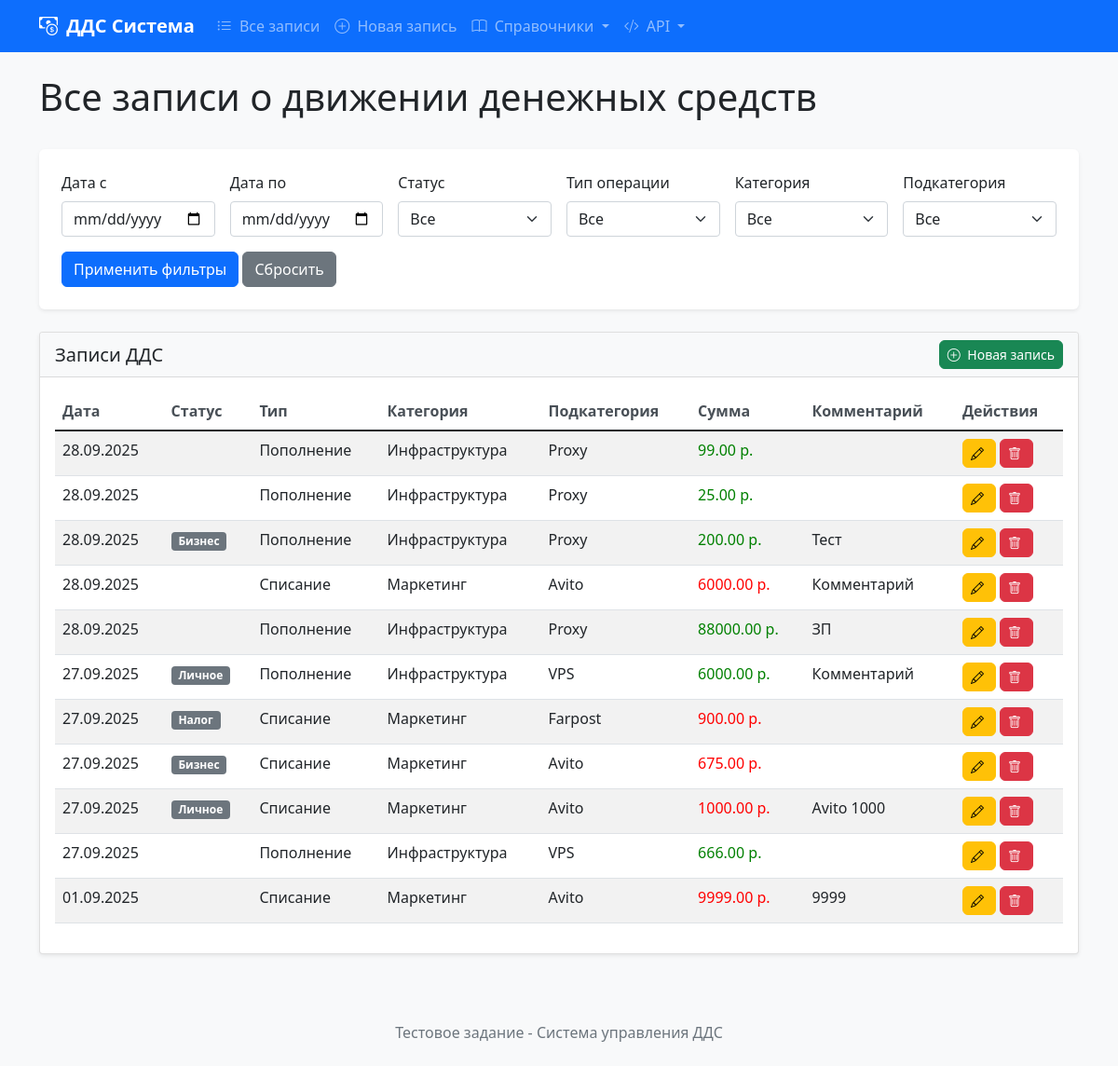
Before: / with the older database file.
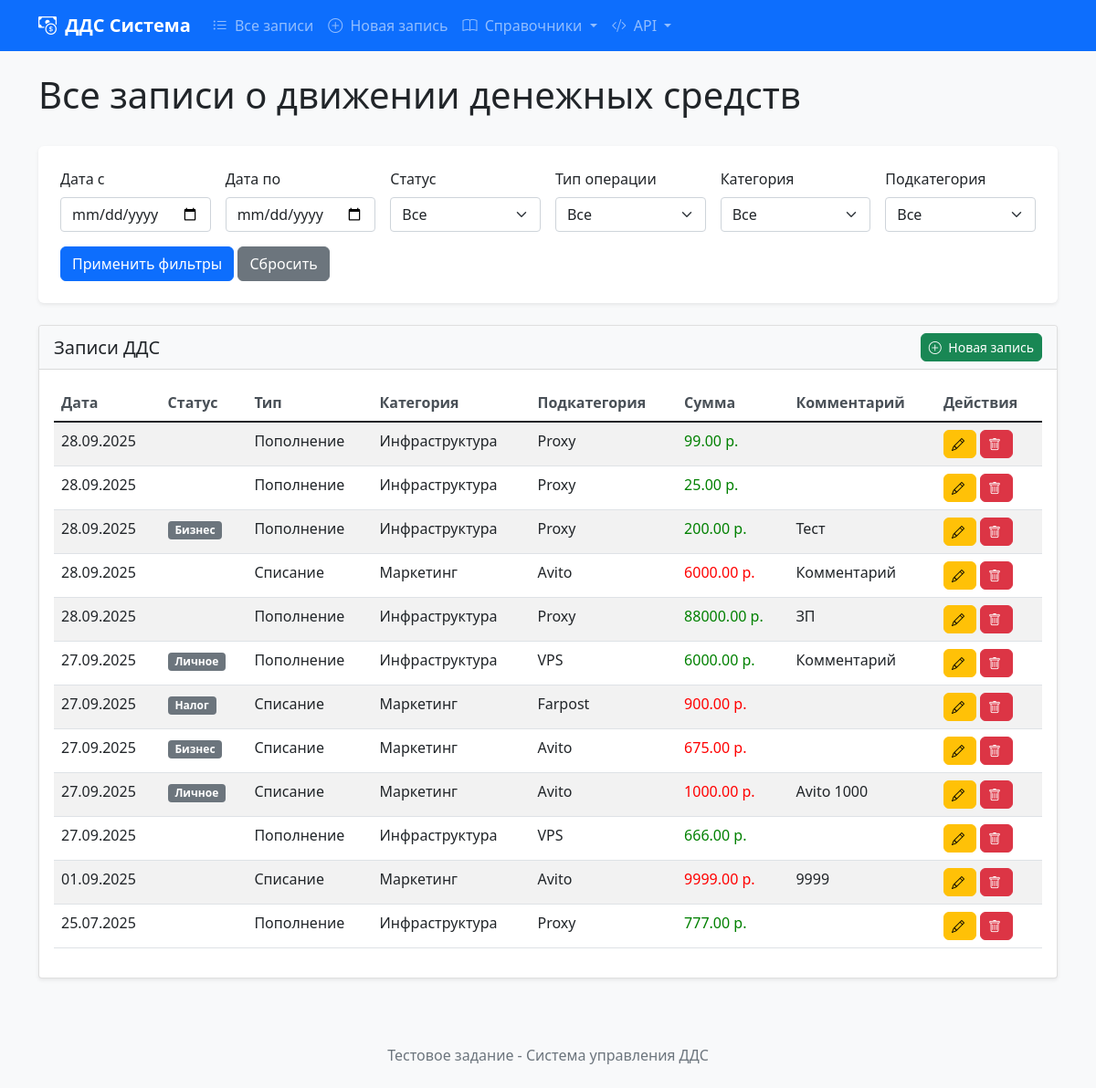
After: the same page with the newer database file.
### web/models.py (models this page shows, shortened)
class CashFlowRecord(models.Model):
    created_date = models.DateField(
        default=timezone.now,
        verbose_name="Дата создания записи",
        help_text="Заполняется автоматически, но может быть изменена вручную"
    )
    status = models.ForeignKey(
        Status,
        on_delete=models.PROTECT,
        verbose_name="Статус",
        blank=True,
        null=True,
        default=None
    )
    transaction_type = models.ForeignKey(
        TransactionType,
        on_delete=models.PROTECT,
        verbose_name="Тип операции"
    )
    category = models.ForeignKey(
        Category,
        on_delete=models.PROTECT,
        verbose_name="Категория"
    )
    subcategory = models.ForeignKey(
        Subcategory,
        on_delete=models.PROTECT,
        verbose_name="Подкатегория"
    )
    amount = models.DecimalField(
        max_digits=12,
        decimal_places=2,
        validators=[MinValueValidator(0)],
        verbose_name="Сумма",
        help_text="Количество средств в рублях"
    )
    comment = models.TextField(
        blank=True,
        null=True,
        verbose_name="Комментарий",
        help_text="Комментарий к записи в свободной форме (необязательное поле)"
    )
    class Meta:
        verbose_name = "Запись ДДС"
        verbose_name_plural = "Записи ДДС"
        ordering = ['-created_date']
        indexes = [
            models.Index(fields=['created_date']),
            models.Index(fields=['status']),
            models.Index(fields=['transaction_type']),
            models.Index(fields=['category', 'subcategory']),
        ]

class TransactionType(models.Model):
    name = models.CharField(
        max_length=100,
        unique=True,
        verbose_name="Тип операции"
    )
    class Meta:
        verbose_name = "Тип операции"
        verbose_name_plural = "Типы операций"
        ordering = ['name']

class Category(models.Model):
    transaction_type = models.ForeignKey(
        TransactionType,
        on_delete=models.CASCADE,
        related_name='categories',
        verbose_name="Тип операции"
    )
    name = models.CharField(
        max_length=100,
        verbose_name="Название категории"
    )
    class Meta:
        verbose_name = "Категория"
        verbose_name_plural = "Категории"
        ordering = ['transaction_type', 'name']
        constraints = [
            models.UniqueConstraint(
                fields=['transaction_type', 'name'],
                name='unique_category_per_type'
            )
        ]

class Subcategory(models.Model):
    category = models.ForeignKey(
        Category,
        on_delete=models.CASCADE,
        related_name='subcategories',
        verbose_name="Категория"
    )
    name = models.CharField(
        max_length=100,
        verbose_name="Название подкатегории"
    )
    class Meta:
        verbose_name = "Подкатегория"
        verbose_name_plural = "Подкатегории"
        ordering = ['category', 'name']
        constraints = [
            models.UniqueConstraint(
                fields=['category', 'name'],
                name='unique_subcategory_per_category'
            )
        ]

class Status(models.Model):
    name = models.CharField(
        max_length=100,
        unique=True,
        verbose_name="Название статуса"
    )
    class Meta:
        verbose_name = "Статус"
        verbose_name_plural = "Статусы"
        ordering = ['name']

### web/views/views.py (the view)
# urls.py: path('', views.CashFlowRecordListView.as_view(), name='index'),
class CashFlowRecordListView(ListView):
    model = CashFlowRecord
    template_name = 'cash_flow/record_list.html'
    context_object_name = 'records'
    paginate_by = 20
    def get_queryset(self):
        queryset = super().get_queryset().select_related(
            'status', 'transaction_type', 'category', 'subcategory'
        )
        status = self.request.GET.get('status')
        transaction_type = self.request.GET.get('transaction_type')
        category = self.request.GET.get('category')
        subcategory = self.request.GET.get('subcategory')
        date_from = self.request.GET.get('date_from')
        date_to = self.request.GET.get('date_to')
        if status:
            queryset = queryset.filter(status_id=status)
        if transaction_type:
            queryset = queryset.filter(transaction_type_id=transaction_type)
        if category:
            queryset = queryset.filter(category_id=category)
        if subcategory:
            queryset = queryset.filter(subcategory_id=subcategory)
        if date_from:
            date_from = datetime.strptime(date_from, '%Y-%m-%d').date()
            queryset = queryset.filter(created_date__gte=date_from)
        if date_to:
            date_to = datetime.strptime(date_to, '%Y-%m-%d').date()
            queryset = queryset.filter(created_date__lte=date_to)
        return queryset
    def get_context_data(self, **kwargs):
        context = super().get_context_data(**kwargs)
        context['statuses'] = Status.objects.all()
        context['transaction_types'] = TransactionType.objects.all()
        context['categories'] = Category.objects.all()
        context['subcategories'] = Subcategory.objects.all()
        context['current_filters'] = {
            'status': self.request.GET.get('status', ''),
            'transaction_type': self.request.GET.get('transaction_type', ''),
            'category': self.request.GET.get('category', ''),
            'subcategory': self.request.GET.get('subcategory', ''),
            'date_from': self.request.GET.get('date_from', ''),
            'date_to': self.request.GET.get('date_to', ''),
        }
        return context

### templates/cash_flow/record_list.html (shortened to what this page needs)
{% extends 'base.html' %}
{% load static %}
{% block page_title %}Все записи о движении денежных средств{% endblock %}
{% block content %}
<div class="filter-section">
    <form method="get" id="filter-form">
        <div class="row g-3">
            <div class="col-md-2">
                <label for="id_date_from" class="form-label">Дата с</label>
                <input type="date" class="form-control" id="id_date_from" name="date_from" value="{{ current_filters.date_from }}">
            </div>
            <div class="col-md-2">
                <label for="id_date_to" class="form-label">Дата по</label>
                <input type="date" class="form-control" id="id_date_to" name="date_to" value="{{ current_filters.date_to }}">
            </div>
            <div class="col-md-2">
                <label for="id_status" class="form-label">Статус</label>
                <select class="form-select" id="id_status" name="status">
                    <option value="">Все</option>
                </select>
            </div>
            <div class="col-md-2">
                <label for="id_transaction_type" class="form-label">Тип операции</label>
                <select class="form-select" id="id_transaction_type" name="transaction_type">
                    <option value="">Все</option>
                </select>
            </div>
            <div class="col-md-2">
                <label for="id_category" class="form-label">Категория</label>
                <select class="form-select" id="id_category" name="category">
                    <option value="">Все</option>
                </select>
            </div>
            <div class="col-md-2">
                <label for="id_subcategory" class="form-label">Подкатегория</label>
                <select class="form-select" id="id_subcategory" name="subcategory">
                    <option value="">Все</option>
                </select>
            </div>
        </div>
        <div class="row mt-3">
            <div class="col">
                <button type="submit" class="btn btn-primary">Применить фильтры</button>
                <button type="button" class="btn btn-secondary" onclick="resetFilters()">Сбросить</button>
            </div>
        </div>
    </form>
</div>
<div class="card">
    <div class="card-header d-flex justify-content-between align-items-center">
        <h5 class="mb-0">Записи ДДС</h5>
        <a href="{% url 'cash_flow:record_create' %}" class="btn btn-success btn-sm">
            <i class="bi bi-plus-circle"></i> Новая запись
        </a>
    </div>
    <div class="card-body">
        <div class="table-responsive">
            <table class="table table-striped table-hover">
                <thead>
                    <tr>
                        <th>Дата</th>
                        <th>Статус</th>
                        <th>Тип</th>
                        <th>Категория</th>
                        <th>Подкатегория</th>
                        <th>Сумма</th>
                        <th>Комментарий</th>
                        <th>Действия</th>
                    </tr>
                </thead>
                <tbody>
                    {% for record in records %}
                    <tr>
                        <td>{{ record.created_date|date:"d.m.Y" }}</td>
                        <td><span class="badge bg-secondary">{{ record.status.name }}</span></td>
                        <td>{{ record.transaction_type.name }}</td>
                        <td>{{ record.category.name }}</td>
                        <td>{{ record.subcategory.name }}</td>
                        <td class="{% if record.transaction_type.name|lower == 'пополнение' %}amount-positive{% else %}amount-negative{% endif %}">
                            {{ record.amount }} р.
                        </td>
                        <td>{{ record.comment|default:""|truncatewords:5 }}</td>
                        <td>
                            <a href="{% url 'cash_flow:record_edit' record.pk %}" class="btn btn-warning btn-sm" title="Редактировать">
                                <i class="bi bi-pencil"></i>
                            </a>
                            <a href="{% url 'cash_flow:record_delete' record.pk %}" class="btn btn-danger btn-sm confirm-delete" title="Удалить">
                                <i class="bi bi-trash"></i>
                            </a>
                        </td>
                    </tr>
                    {% empty %}
                    <tr>
                        <td colspan="8" class="text-center">Нет записей</td>
                    </tr>
                    {% endfor %}
                </tbody>
            </table>
        </div>
    </div>
</div>
{% endblock %}

### templates/base.html (shortened to what this page needs)
<!DOCTYPE html>
{% load static %}
<html lang="ru">
<head>
    <link href="https://cdn.jsdelivr.net/npm/bootstrap@5.1.3/dist/css/bootstrap.min.css" rel="stylesheet">
    <link rel="stylesheet" href="https://cdn.jsdelivr.net/npm/bootstrap-icons@1.8.1/font/bootstrap-icons.css">
    <link href="{% static 'css/style.css' %}" rel="stylesheet">
</head>
<body>
    <nav class="navbar navbar-expand-lg navbar-dark bg-primary">
        <div class="container">
            <a class="navbar-brand" href="{% url 'cash_flow:index' %}">
                <i class="bi bi-cash-coin"></i> ДДС Система
            </a>
            <div class="collapse navbar-collapse" id="navbarNav">
                <ul class="navbar-nav me-auto">
                    <li class="nav-item">
                        <a class="nav-link" href="{% url 'cash_flow:index' %}">
                            <i class="bi bi-list-ul"></i> Все записи
                        </a>
                    </li>
                    <li class="nav-item">
                        <a class="nav-link" href="{% url 'cash_flow:record_create' %}">
                            <i class="bi bi-plus-circle"></i> Новая запись
                        </a>
                    </li>
                    <li class="nav-item dropdown">
                        <a class="nav-link dropdown-toggle" href="#" id="navbarDropdown" role="button" data-bs-toggle="dropdown">
                            <i class="bi bi-book"></i> Справочники
                        </a>
                    </li>
                    <li class="nav-item dropdown">
                        <a class="nav-link dropdown-toggle" href="#" id="apiDropdown" role="button" data-bs-toggle="dropdown">
                            <i class="bi bi-code-slash"></i> API
                        </a>
                    </li>
                </ul>
            </div>
        </div>
    </nav>
    <main class="container mt-4">
        <div class="row mb-4">
            <div class="col">
                <h1>{% block page_title %}Управление движением денежных средств{% endblock %}</h1>
            </div>
        </div>
        {% block content %}
        {% endblock %}
    </main>
    <footer class="bg-light mt-5 py-4">
        <div class="container text-center">
            <p class="text-muted mb-0">Тестовое задание - Система управления ДДС</p>
        </div>
    </footer>
</body>
</html>

### static/css/style.css (style rules this page uses)
body { background-color: #f8f9fa; }
.navbar-brand { font-weight: 600; }
.card { box-shadow: 0 0.125rem 0.25rem rgba(0, 0, 0, 0.075); border: 1px solid rgba(0, 0, 0, 0.125); }
.card-header { background-color: #f8f9fa; border-bottom: 1px solid rgba(0, 0, 0, 0.125); }
.table th { border-top: none; font-weight: 600; color: #495057; }
.form-label { font-weight: 500; margin-bottom: 0.5rem; }
.btn { border-radius: 0.375rem; }
.btn-sm { padding: 0.25rem 0.5rem; font-size: 0.875rem; }
.bi { margin-right: 0.25rem; }
tr td.amount-positive { color: green !important; }
tr td.amount-negative { color: red !important; }
.filter-section { background-color: white; border-radius: 0.375rem; padding: 1.5rem; margin-bottom: 1.5rem; box-shadow: 0 0.125rem 0.25rem rgba(0, 0, 0, 0.075); }

Changed rows visible on the page:
added CashFlowRecord: created_date "25.07.2025", transaction_type.name "Пополнение", category.name "Инфраструктура", subcategory.name "Proxy", amount "777.00"
